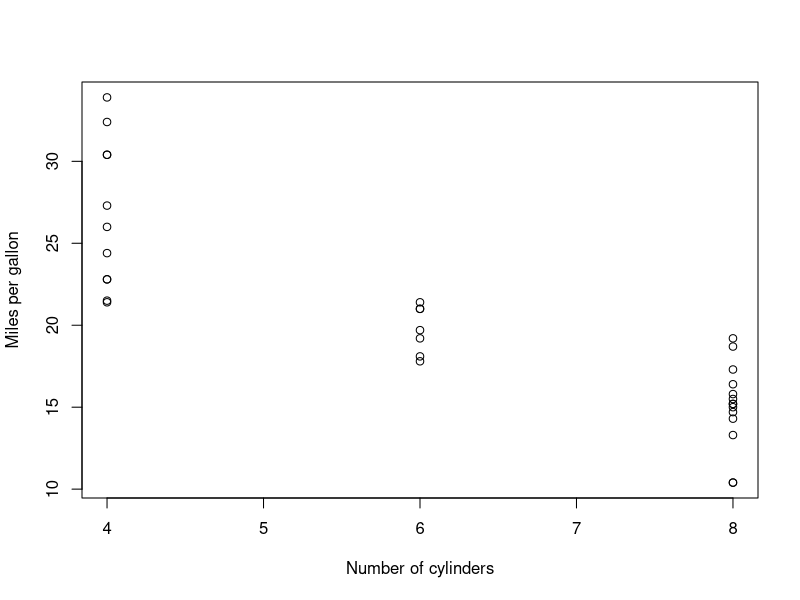

Recreate this plot in R.
## ---- chunk 1
sum(1:1000)
## ---- chunk 2
seq(3, 60, by = 3)
## ---- chunk 3
min(mtcars$wt)
max(mtcars$wt)
mean(mtcars$wt)
median(mtcars$wt)
## ---- chunk 4
summary(mtcars$wt)
## ---- chunk 5
plot(mtcars$cyl, mtcars$mpg, xlab = "Number of cylinders", ylab = "Miles per gallon")
## ---- chunk 6
mtcars[which.min(mtcars$wt), ]
mtcars[which.max(mtcars$wt), ]
## ---- chunk 7
x <- c(1, 0, FALSE, TRUE)
y <- c(1, 2, "three")
z <- c("TRUE", FALSE)
## ---- chunk 8
x
class(x)
y
class(y)
z
class(z)
